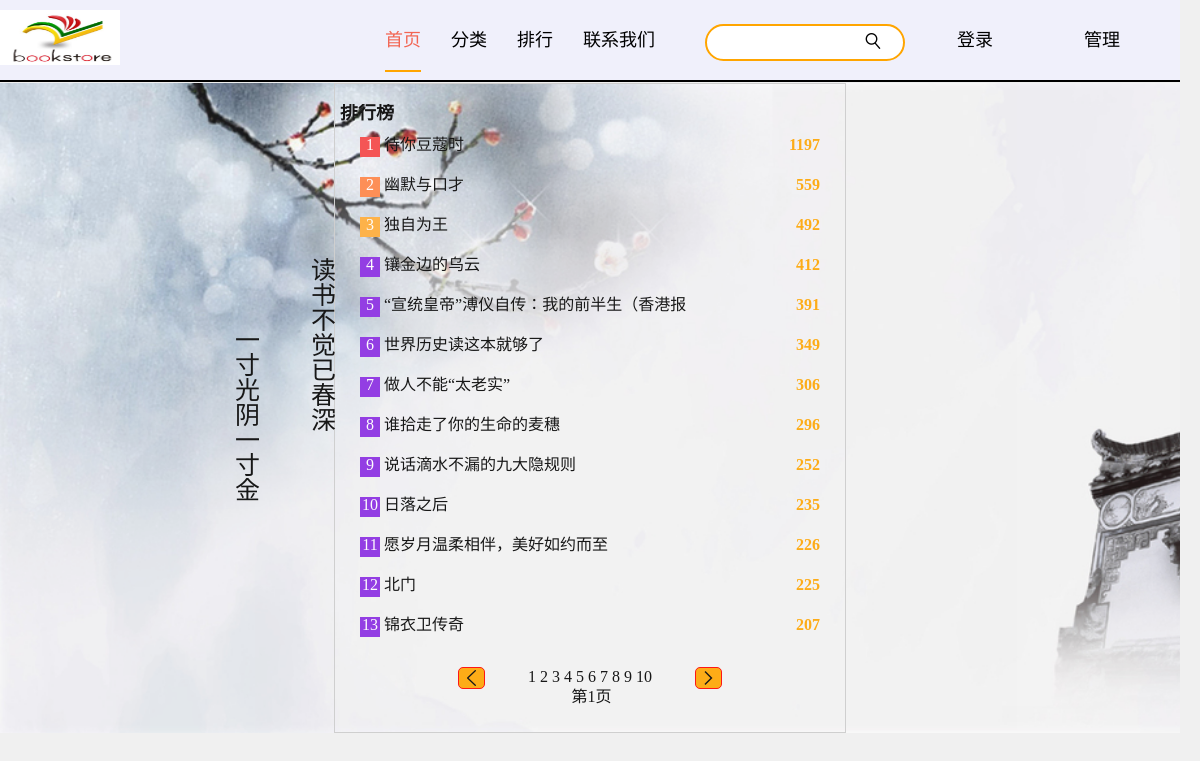
The page /index.php?url=./php/ranking-list.php on the database its author committed.
### tables this page shows
CREATE TABLE `booklist` (
  `book_id` int(10) NOT NULL AUTO_INCREMENT,
  `title` char(20) NOT NULL,
  `author` char(20) NOT NULL,
  `word` char(10) NOT NULL,
  `details` text NOT NULL,
  `hot` int(10) NOT NULL,
  `img` text NOT NULL,
  `url` text NOT NULL,
  `class` char(10) NOT NULL,
  PRIMARY KEY (`book_id`)
);

### php/ranking-list.php (the view, shortened to what this page needs)
<?php
include_once("functions/page.php");
$page_size = 13;
if (isset($_GET["page_current"])) {
    $page_current = $_GET["page_current"];
} else {
    $page_current = 1;
}
$start = ($page_current - 1) * $page_size;
$result_sql = "select * from bookList order by booklist.hot  desc limit $start,$page_size";
$result_set = mysql_query($result_sql);
function colorArr($i){
  if($i == 1){
    echo  'background: rgb(245, 69, 69)';
  }elseif($i == 2){
    echo 'background: rgb(255, 133, 71)';
  }elseif($i == 3){
    echo 'background: rgb(255, 172, 56)';
  }else{
    echo 'background: blueviolet';
  }
}
?>
<link rel="stylesheet" href="./css/ranking-list.css">
<div class="Box">
  <div class="poem">
        <p>读书不觉已春深</p>
        <p>一寸光阴一寸金</p>
    </div>
  <div class="hot-list">
        <div class="headSection clearfix">
          <span class="hot">排行榜</span>
        </div>
        <ul class="showSection">
        <?php
          $i = ($page_current - 1) * $page_size;
          while ($row = mysql_fetch_array($result_set)) {
            $i++;
        ?>
          <li class="clearfix">
            <a href="index.php?url=./php/book_detail.php&news_id=<?php echo $row['book_id']?>">
            <span class="number" style="<?php colorArr($i);?>"><?php echo $i;?></span>
            <span class="title"><?php echo $row['title'];?></span>
            <span class="mes"><?php echo $row['hot']?></span>
            </a>
          </li>
        <?php
          }
        ?>
        </ul>
  </div>
</div>

### css/index.css (style rules this page uses)
html,body { width: 100%; height: 100%; }

### css/ranking-list.css (style rules this page uses)
.clearfix { content: ""; display: block; clear: both; overflow: hidden; }
.Box { width: 100%; background: url(../img/liat.jpg) no-repeat; background-size: cover; margin-top: -20px; opacity: .9; }
.poem { position: absolute; top: 0; left: 0; font-size: 25px; font-family: KaiTi; }
.poem p:first-child { top: 258px; left: 311px; position: absolute; width: 20px; }
.poem p:last-child { top: 328px; left: 235px; position: absolute; width: 20px; }
.hot-list { width: 500px; padding: 20px 5px; margin: 5px auto 0; border: 1px solid #ccc; }
.hot-list .headSection { margin-bottom: 10px; }
.hot-list .headSection .hot { float: left; font-size: 18px; font-weight: bold; }
.showSection li { padding: 5px 10px; margin: 10px; border-radius: 10px; cursor: pointer; }
.showSection .number { display: inline-block; height: 20px; width: 20px; background-color: blueviolet; color: #fff; text-align: center; }
.showSection .mes { float: right; color: orange; font-weight: bold; }

### index.php (style rules this page uses)
ul li { list-style: none; }
.clearfix { display: inline-block; content: ''; clear: both; }

### rows shown on the page
booklist: title "待你豆蔻时", hot "1197"
booklist: title "幽默与口才", hot "559"
booklist: title "独自为王", hot "492"
booklist: title "镶金边的乌云", hot "412"
booklist: title "“宣统皇帝”溥仪自传：我的前半生（香港报", hot "391"
booklist: title "世界历史读这本就够了", hot "349"
booklist: title "做人不能“太老实”", hot "306"
booklist: title "谁拾走了你的生命的麦穗", hot "296"
booklist: title "说话滴水不漏的九大隐规则", hot "252"
booklist: title "日落之后", hot "235"
booklist: title "愿岁月温柔相伴，美好如约而至", hot "226"
booklist: title "北门", hot "225"
booklist: title "锦衣卫传奇", hot "207"

### other values the page prints
$j "1 2 3 4 5 6 7 8 9 10"
$page_current "1"
